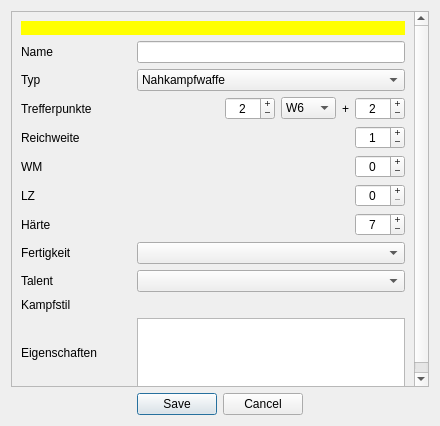
<?xml version="1.0" encoding="UTF-8"?>
<ui version="4.0">
 <class>dialog</class>
 <widget class="QDialog" name="dialog">
  <property name="windowModality">
   <enum>Qt::ApplicationModal</enum>
  </property>
  <property name="geometry">
   <rect>
    <x>0</x>
    <y>0</y>
    <width>440</width>
    <height>426</height>
   </rect>
  </property>
  <property name="windowTitle">
   <string>Sephrasto - Waffe bearbeiten...</string>
  </property>
  <layout class="QGridLayout" name="gridLayout_2">
   <item row="1" column="0">
    <widget class="QDialogButtonBox" name="buttonBox">
     <property name="orientation">
      <enum>Qt::Horizontal</enum>
     </property>
     <property name="standardButtons">
      <set>QDialogButtonBox::Cancel|QDialogButtonBox::Save</set>
     </property>
     <property name="centerButtons">
      <bool>true</bool>
     </property>
    </widget>
   </item>
   <item row="0" column="0">
    <widget class="QScrollArea" name="scrollArea">
     <property name="widgetResizable">
      <bool>true</bool>
     </property>
     <widget class="QWidget" name="scrollAreaWidgetContents_2">
      <property name="geometry">
       <rect>
        <x>0</x>
        <y>0</y>
        <width>420</width>
        <height>377</height>
       </rect>
      </property>
      <layout class="QGridLayout" name="gridLayout">
       <item row="6" column="0">
        <widget class="QLabel" name="labelLZ">
         <property name="text">
          <string>LZ</string>
         </property>
        </widget>
       </item>
       <item row="11" column="0">
        <widget class="QLabel" name="label_5">
         <property name="text">
          <string>Eigenschaften</string>
         </property>
        </widget>
       </item>
       <item row="9" column="0">
        <widget class="QLabel" name="label_8">
         <property name="text">
          <string>Talent</string>
         </property>
        </widget>
       </item>
       <item row="10" column="0">
        <widget class="QLabel" name="label_10">
         <property name="text">
          <string>Kampfstil</string>
         </property>
        </widget>
       </item>
       <item row="1" column="1">
        <widget class="QLineEdit" name="leName"/>
       </item>
       <item row="4" column="0">
        <widget class="QLabel" name="label_4">
         <property name="minimumSize">
          <size>
           <width>110</width>
           <height>0</height>
          </size>
         </property>
         <property name="text">
          <string>Reichweite</string>
         </property>
        </widget>
       </item>
       <item row="8" column="0">
        <widget class="QLabel" name="label_6">
         <property name="text">
          <string>Fertigkeit</string>
         </property>
        </widget>
       </item>
       <item row="5" column="0">
        <widget class="QLabel" name="labelWM">
         <property name="text">
          <string>WM</string>
         </property>
        </widget>
       </item>
       <item row="8" column="1">
        <widget class="QComboBox" name="comboFert"/>
       </item>
       <item row="4" column="1">
        <layout class="QHBoxLayout" name="horizontalLayout_4">
         <item>
          <spacer name="horizontalSpacer_2">
           <property name="orientation">
            <enum>Qt::Horizontal</enum>
           </property>
           <property name="sizeHint" stdset="0">
            <size>
             <width>40</width>
             <height>20</height>
            </size>
           </property>
          </spacer>
         </item>
         <item>
          <widget class="QSpinBox" name="spinRW1">
           <property name="minimumSize">
            <size>
             <width>50</width>
             <height>0</height>
            </size>
           </property>
           <property name="alignment">
            <set>Qt::AlignCenter</set>
           </property>
           <property name="buttonSymbols">
            <enum>QAbstractSpinBox::PlusMinus</enum>
           </property>
           <property name="maximum">
            <number>999</number>
           </property>
           <property name="value">
            <number>1</number>
           </property>
          </widget>
         </item>
        </layout>
       </item>
       <item row="3" column="0">
        <widget class="QLabel" name="label_3">
         <property name="text">
          <string>Trefferpunkte</string>
         </property>
        </widget>
       </item>
       <item row="10" column="1">
        <layout class="QGridLayout" name="layoutKampfstile"/>
       </item>
       <item row="1" column="0">
        <widget class="QLabel" name="label">
         <property name="text">
          <string>Name</string>
         </property>
        </widget>
       </item>
       <item row="2" column="0">
        <widget class="QLabel" name="label_2">
         <property name="text">
          <string>Typ</string>
         </property>
        </widget>
       </item>
       <item row="9" column="1">
        <widget class="QComboBox" name="comboTalent"/>
       </item>
       <item row="5" column="1">
        <layout class="QHBoxLayout" name="horizontalLayout_3">
         <item>
          <spacer name="horizontalSpacer_3">
           <property name="orientation">
            <enum>Qt::Horizontal</enum>
           </property>
           <property name="sizeHint" stdset="0">
            <size>
             <width>40</width>
             <height>20</height>
            </size>
           </property>
          </spacer>
         </item>
         <item>
          <widget class="QSpinBox" name="spinWM">
           <property name="minimumSize">
            <size>
             <width>50</width>
             <height>0</height>
            </size>
           </property>
           <property name="alignment">
            <set>Qt::AlignCenter</set>
           </property>
           <property name="buttonSymbols">
            <enum>QAbstractSpinBox::PlusMinus</enum>
           </property>
           <property name="minimum">
            <number>-99</number>
           </property>
           <property name="maximum">
            <number>99</number>
           </property>
          </widget>
         </item>
        </layout>
       </item>
       <item row="3" column="1">
        <layout class="QHBoxLayout" name="horizontalLayout">
         <item>
          <spacer name="horizontalSpacer">
           <property name="orientation">
            <enum>Qt::Horizontal</enum>
           </property>
           <property name="sizeHint" stdset="0">
            <size>
             <width>40</width>
             <height>20</height>
            </size>
           </property>
          </spacer>
         </item>
         <item>
          <widget class="QSpinBox" name="spinWuerfel">
           <property name="minimumSize">
            <size>
             <width>50</width>
             <height>0</height>
            </size>
           </property>
           <property name="alignment">
            <set>Qt::AlignCenter</set>
           </property>
           <property name="buttonSymbols">
            <enum>QAbstractSpinBox::PlusMinus</enum>
           </property>
           <property name="suffix">
            <string/>
           </property>
           <property name="minimum">
            <number>0</number>
           </property>
           <property name="maximum">
            <number>99</number>
           </property>
           <property name="value">
            <number>2</number>
           </property>
          </widget>
         </item>
         <item>
          <widget class="QComboBox" name="comboWuerfelSeiten">
           <item>
            <property name="text">
             <string>W6</string>
            </property>
           </item>
           <item>
            <property name="text">
             <string>W20</string>
            </property>
           </item>
          </widget>
         </item>
         <item>
          <widget class="QLabel" name="label_7">
           <property name="text">
            <string>+</string>
           </property>
          </widget>
         </item>
         <item>
          <widget class="QSpinBox" name="spinPlus">
           <property name="minimumSize">
            <size>
             <width>50</width>
             <height>0</height>
            </size>
           </property>
           <property name="alignment">
            <set>Qt::AlignCenter</set>
           </property>
           <property name="buttonSymbols">
            <enum>QAbstractSpinBox::PlusMinus</enum>
           </property>
           <property name="minimum">
            <number>-99</number>
           </property>
           <property name="value">
            <number>2</number>
           </property>
          </widget>
         </item>
        </layout>
       </item>
       <item row="7" column="0">
        <widget class="QLabel" name="label_9">
         <property name="text">
          <string>Härte</string>
         </property>
        </widget>
       </item>
       <item row="7" column="1">
        <layout class="QHBoxLayout" name="horizontalLayout_6">
         <item>
          <spacer name="horizontalSpacer_4">
           <property name="orientation">
            <enum>Qt::Horizontal</enum>
           </property>
           <property name="sizeHint" stdset="0">
            <size>
             <width>40</width>
             <height>20</height>
            </size>
           </property>
          </spacer>
         </item>
         <item>
          <widget class="QSpinBox" name="spinHaerte">
           <property name="minimumSize">
            <size>
             <width>50</width>
             <height>0</height>
            </size>
           </property>
           <property name="alignment">
            <set>Qt::AlignCenter</set>
           </property>
           <property name="buttonSymbols">
            <enum>QAbstractSpinBox::PlusMinus</enum>
           </property>
           <property name="minimum">
            <number>0</number>
           </property>
           <property name="maximum">
            <number>99</number>
           </property>
           <property name="value">
            <number>7</number>
           </property>
          </widget>
         </item>
        </layout>
       </item>
       <item row="11" column="1">
        <widget class="QPlainTextEdit" name="teEigenschaften">
         <property name="sizePolicy">
          <sizepolicy hsizetype="Preferred" vsizetype="Expanding">
           <horstretch>0</horstretch>
           <verstretch>0</verstretch>
          </sizepolicy>
         </property>
        </widget>
       </item>
       <item row="2" column="1">
        <layout class="QHBoxLayout" name="horizontalLayout_2">
         <item>
          <widget class="QComboBox" name="comboTyp">
           <item>
            <property name="text">
             <string>Nahkampfwaffe</string>
            </property>
           </item>
           <item>
            <property name="text">
             <string>Fernkampfwaffe</string>
            </property>
           </item>
          </widget>
         </item>
        </layout>
       </item>
       <item row="6" column="1">
        <layout class="QHBoxLayout" name="layoutLZ">
         <item>
          <spacer name="spacerLZ">
           <property name="orientation">
            <enum>Qt::Horizontal</enum>
           </property>
           <property name="sizeHint" stdset="0">
            <size>
             <width>40</width>
             <height>0</height>
            </size>
           </property>
          </spacer>
         </item>
         <item>
          <widget class="QSpinBox" name="spinLZ">
           <property name="minimumSize">
            <size>
             <width>50</width>
             <height>0</height>
            </size>
           </property>
           <property name="alignment">
            <set>Qt::AlignCenter</set>
           </property>
           <property name="buttonSymbols">
            <enum>QAbstractSpinBox::PlusMinus</enum>
           </property>
          </widget>
         </item>
        </layout>
       </item>
       <item row="0" column="0" colspan="2">
        <widget class="QLabel" name="warning">
         <property name="visible">
          <bool>true</bool>
         </property>
         <property name="styleSheet">
          <string notr="true">background-color: rgb(255, 255, 0); color: black;</string>
         </property>
         <property name="text">
          <string/>
         </property>
         <property name="wordWrap">
          <bool>true</bool>
         </property>
        </widget>
       </item>
      </layout>
     </widget>
    </widget>
   </item>
  </layout>
 </widget>
 <tabstops>
  <tabstop>leName</tabstop>
  <tabstop>comboTyp</tabstop>
  <tabstop>spinWuerfel</tabstop>
  <tabstop>comboWuerfelSeiten</tabstop>
  <tabstop>spinPlus</tabstop>
  <tabstop>spinRW1</tabstop>
  <tabstop>spinWM</tabstop>
  <tabstop>spinLZ</tabstop>
  <tabstop>spinHaerte</tabstop>
  <tabstop>comboFert</tabstop>
  <tabstop>comboTalent</tabstop>
  <tabstop>teEigenschaften</tabstop>
 </tabstops>
 <resources/>
 <connections>
  <connection>
   <sender>buttonBox</sender>
   <signal>accepted()</signal>
   <receiver>dialog</receiver>
   <slot>accept()</slot>
   <hints>
    <hint type="sourcelabel">
     <x>248</x>
     <y>254</y>
    </hint>
    <hint type="destinationlabel">
     <x>157</x>
     <y>274</y>
    </hint>
   </hints>
  </connection>
  <connection>
   <sender>buttonBox</sender>
   <signal>rejected()</signal>
   <receiver>dialog</receiver>
   <slot>reject()</slot>
   <hints>
    <hint type="sourcelabel">
     <x>316</x>
     <y>260</y>
    </hint>
    <hint type="destinationlabel">
     <x>286</x>
     <y>274</y>
    </hint>
   </hints>
  </connection>
 </connections>
</ui>
